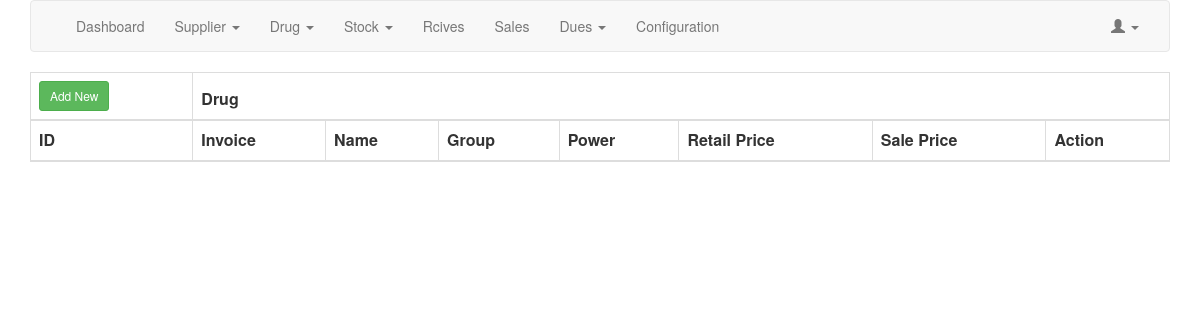
The app's page /index.php/drug, older data.
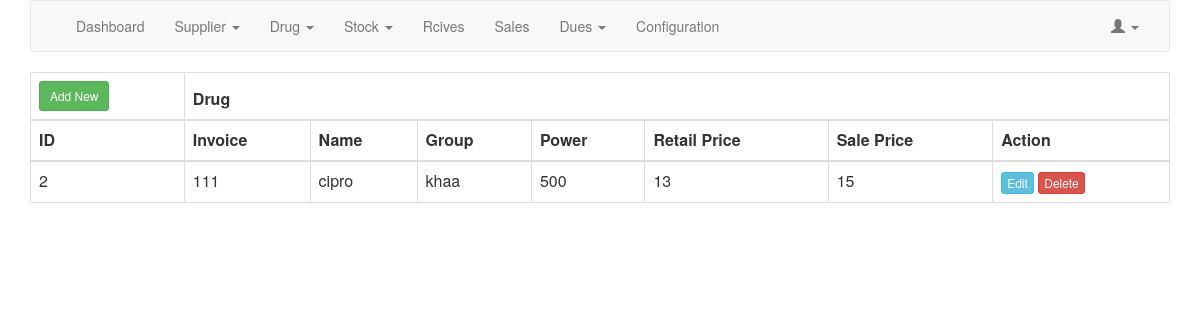
The same page, newer data.
### tables this page shows
CREATE TABLE `get_drug` (
  `id` int(10) UNSIGNED NOT NULL,
  `name` varchar(50) NOT NULL,
  `group` varchar(150) NOT NULL,
  `power` varchar(30) NOT NULL,
  `retail_price` varchar(20) NOT NULL,
  `sale_price` varchar(20) NOT NULL,
  `invoice` varchar(50) NOT NULL
);

### application/controllers/Drug.php (called while the page is built, shortened)
<?php
class Drug extends CI_Controller {
	public function index(){
		$data['alert_eror'] = null;
		$data['alert_success'] = null;
		$data['querys'] = $this->Md_drug->show();
		$this->load->view('drug/table',$data);
	}
}

### index.php (called while the page is built, shortened)
<?php
require_once BASEPATH.'core/CodeIgniter.php';

### application/models/Md_drug.php (called while the page is built, shortened)
<?php
	class Md_drug extends CI_Model {
        public function show(){
            $query = $this->db->get('drug');
            return $query->result();
        }
	}

### application/views/drug/table.php (the view, shortened to what this page needs)
<table class="table table-bordered" id="Drug">
	<thead>
		<tr>
		<th><a class="btn btn-sm btn-success" href="<?php echo site_url('Drug/edit/new'); ?>">Add New</a></th>
		<th colspan="20">Drug</th>
		</tr>
		<tr>
		<th>ID</th>
		<th>Invoice</th>
		<th>Name</th>
		<th>Group</th>
		<th>Power</th>
		<th>Retail Price</th>
		<th>Sale Price</th>
		<th>Action</th>
		</tr>
	</thead>
	<tbody>
<?php
	foreach($querys as $field){
		echo '<tr>';
		echo '<td>' . $field->id . '</td>';
		echo '<td>' . $field->invoice . '</td>';
		echo '<td>' . $field->name . '</td>';
		echo '<td>' . $field->group . '</td>';
		echo '<td>' . $field->power . '</td>';
		echo '<td>' . $field->retail_price . '</td>';
		echo '<td>' . $field->sale_price . '</td>';
		echo '<td><a class="btn btn-xs btn-info" href="' . site_url('Drug/edit/' . $field->id) . '">Edit</a> <a class="btn btn-xs btn-danger" href="' . site_url('Drug/trash/' . $field->id) . '">Delete</a></td>';
		echo '</tr>';
	}
?>
	</tbody>
</table>

Row changes from the older to the newer data that the page shows:
added get_drug: id "2", invoice "111", name "cipro", group "khaa", power "500", retail_price "13", sale_price "15"
